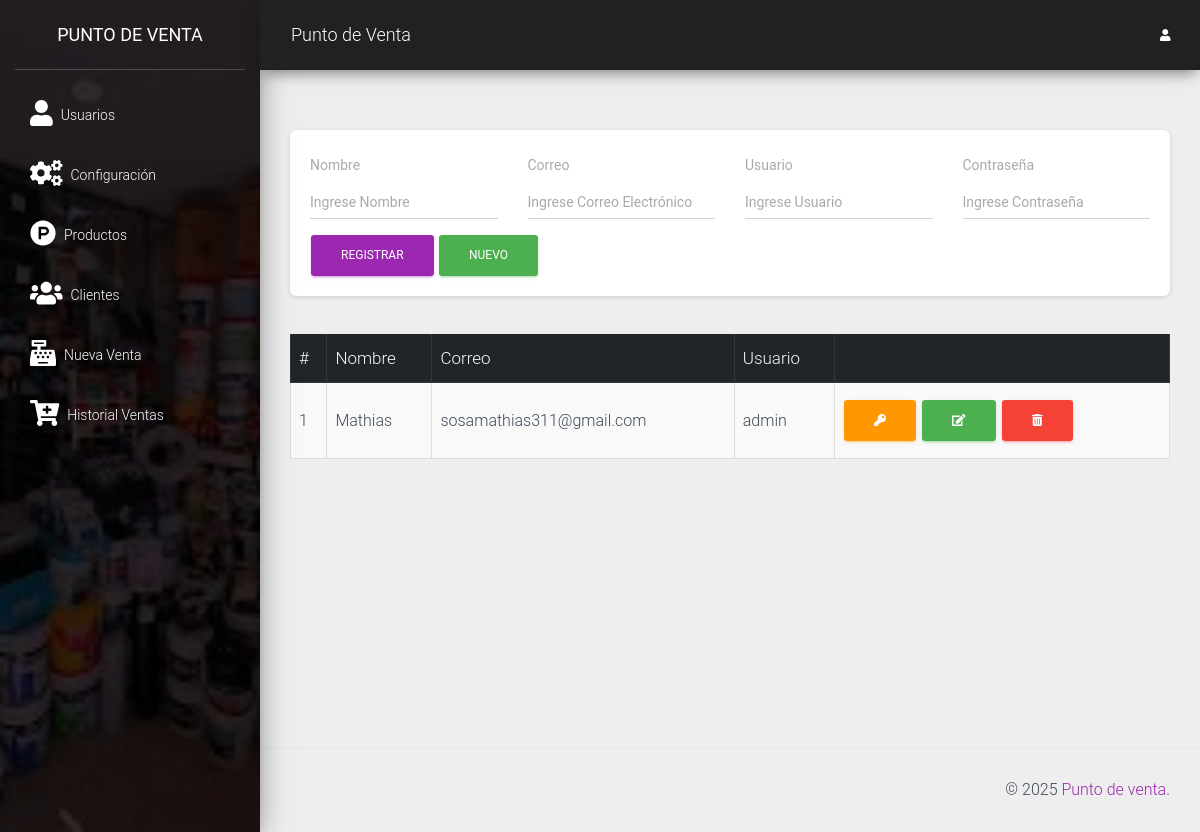
Screenshot of /src/usuarios.php (signed in) with the database file from the repository.
### tables this page shows
CREATE TABLE `usuario` (
  `idusuario` int(11) NOT NULL,
  `nombre` varchar(100) NOT NULL,
  `correo` varchar(100) NOT NULL,
  `usuario` varchar(20) NOT NULL,
  `clave` varchar(50) NOT NULL
);

### src/usuarios.php (the view, shortened to what this page needs)
<?php
include "../conexion.php";
include "includes/header.php";
?>
<div class="card">
    <div class="card-body">
        <form action="" method="post" autocomplete="off" id="formulario">
            <div class="row">
                <div class="col-md-3">
                    <div class="form-group">
                        <label for="nombre">Nombre</label>
                        <input type="text" class="form-control" placeholder="Ingrese Nombre" name="nombre" id="nombre">
                    </div>
                </div>
                <div class="col-md-3">
                    <div class="form-group">
                        <label for="correo">Correo</label>
                        <input type="email" class="form-control" placeholder="Ingrese Correo Electrónico" name="correo" id="correo">
                    </div>
                </div>
                <div class="col-md-3">
                    <div class="form-group">
                        <label for="usuario">Usuario</label>
                        <input type="text" class="form-control" placeholder="Ingrese Usuario" name="usuario" id="usuario">
                    </div>
                </div>
                <div class="col-md-3">
                    <div class="form-group">
                        <label for="clave">Contraseña</label>
                        <input type="password" class="form-control" placeholder="Ingrese Contraseña" name="clave" id="clave">
                    </div>
                </div>
            </div>
            <input type="submit" value="Registrar" class="btn btn-primary" id="btnAccion">
            <input type="button" value="Nuevo" class="btn btn-success" id="btnNuevo" onclick="limpiar()">
        </form>
    </div>
</div>
<div class="table-responsive">
    <table class="table table-hover table-striped table-bordered mt-2" id="tbl">
        <thead class="thead-dark">
            <tr>
                <th>#</th>
                <th>Nombre</th>
                <th>Correo</th>
                <th>Usuario</th>
                <th></th>
            </tr>
        </thead>
        <tbody>
            <?php
            $query = mysqli_query($conexion, "SELECT * FROM usuario");
            $result = mysqli_num_rows($query);
            if ($result > 0) {
                while ($data = mysqli_fetch_assoc($query)) { ?>
                    <tr>
                        <td><?php echo $data['idusuario']; ?></td>
                        <td><?php echo $data['nombre']; ?></td>
                        <td><?php echo $data['correo']; ?></td>
                        <td><?php echo $data['usuario']; ?></td>
                        <td>
                            <a href="rol.php?id=<?php echo $data['idusuario']; ?>" class="btn btn-warning"><i class='fas fa-key'></i></a>
                            <a href="#" onclick="editarUsuario(<?php echo $data['idusuario']; ?>)" class="btn btn-success"><i class='fas fa-edit'></i></a>
                            <form action="eliminar_usuario.php?id=<?php echo $data['idusuario']; ?>" method="post" class="confirmar d-inline">
                                <button class="btn btn-danger" type="submit"><i class='fas fa-trash-alt'></i> </button>
                            </form>
                        </td>
                    </tr>
            <?php }
            } ?>
        </tbody>
    </table>
</div>
<?php include_once "includes/footer.php"; ?>

### rows the page displays
usuario: idusuario "1", nombre "Mathias", correo "sosamathias311@gmail.com", usuario "admin"
